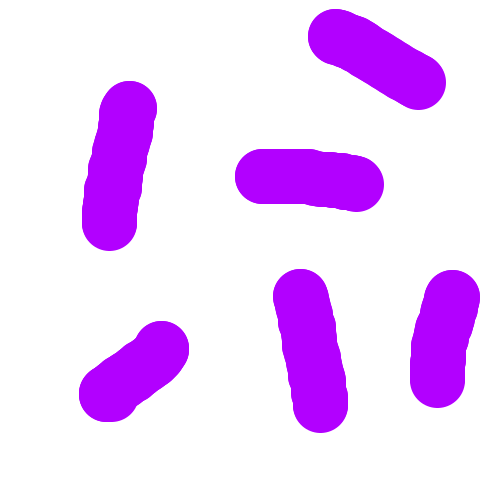
#> input picture motion_planning/map_1.bmp, 500 x 500 px, found by its file name
$ python RRT.py
#> lines starting #> are read from the running program, lines starting #| are printed output that depends on the picture; after the words box and inside, x2 and y2 are one past the last pixel; in counts of white or black regions, pixels touching at a corner belong together
#> further down, img is the input picture: shape (500, 500, 3); mean B, G, R 255, 207.6, 240.7
### motion_planning/motion_roadmap.py
#coding=utf-8
import cv2
import numpy as np
import motion_planning_toolbox as mpt
import math

class MotionRoadmap(object):
    def __init__(self, map_img):
        ## 初始化实例，需要输入一张 bmp 格式的地图
        self.map = map_img
        # 读取图像尺寸
        size = self.map.shape
#> size = (500, 500, 3)
        # 运动规划的起点
        self.point_strat = np.mat([0, 0])
        # 运动规划的终点
        self.point_goal = np.mat([size[0] - 1, size[1] - 1])
#> self.point_goal = [[499, 499]]

    # [64 lines left out: function prm_planning, not called in this run]

    def rrt_planning(self, **param):
        ''' 快速扩展随机树算法（RRT算法）。

        本函数可对 self.map 进行 RRT 规划并绘制图像。

        Args:
            **param: 关键字参数，用以配置规划参数
                     s: 搜索步长，默认20。int
                     t: 判断阈值，默认20。float
                     l: 尝试次数。默认20000。int
                     p: 绘制图像指令，缺省表示绘制，’None‘表示不绘制。string
        Return:
            本函数没有返回值，但会根据计算结果赋值（或定义）以下属性变量：
                self.rrt_tree: 所生成的rrt树。numpy.mat
                    数据含义: [[横坐标, 纵坐标, 父节点索引]]，其中第一个点为根，最后一个点为终点梢

        Raises:
            暂无明显的接口错误
        Example:
            mr = MotionRoadmap(img)
            mr.rrt_planning(s=25, t=30, l=15000, p='None')

        '''
        print('开始 RRT 路径规划，请等待...')
        # 关键字参数处理
        step_size = 20
        threshold = 20 # 距离阈值，小于此值将被视作同一个点，不可大于 step_size
        limit_try = 20000
        if 's' in param:
            step_size = param['s']
        if 't' in param:
            threshold = param['t']
        if 'l' in param:
            limit_try = param['l']
        if not ('p' in param):
            param['p'] = True
        # 地图灰度化
        image_gray = cv2.cvtColor(self.map, cv2.COLOR_BGR2GRAY)
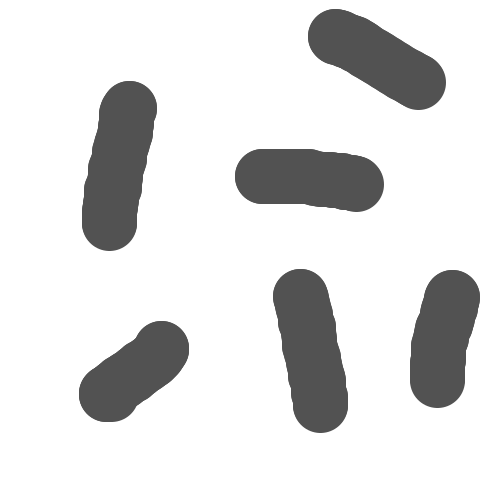
#> image_gray: shape (500, 500); min 82, max 255, mean 222.9
        # 地图二值化
        ret,img_binary = cv2.threshold(image_gray, 127, 255, cv2.THRESH_BINARY)
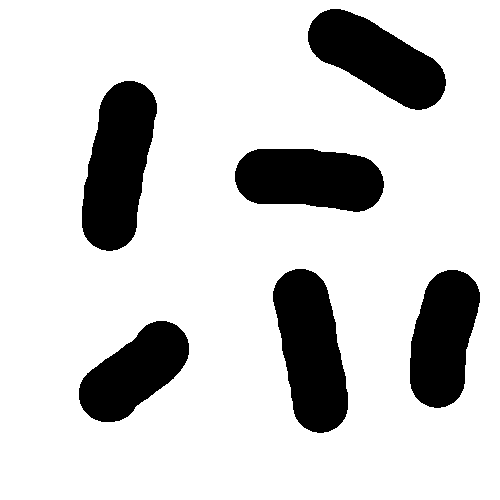
#> img_binary: shape (500, 500); 81.5% white; 6 black regions, box (x1, y1, x2, y2) and area: (82, 81, 157, 251) 8882, (273, 269, 348, 433) 8533, (308, 9, 446, 110) 7620, (235, 149, 384, 212) 7608, (410, 270, 480, 408) 7074, (79, 321, 189, 422) 6464
        # 初始化 RRT 树:[横坐标，纵坐标，父节点索引]
        rrt_tree = np.hstack((self.point_strat, [[0]]))
        # 初始化尝试次数
        num_try = 0
        # 成功标识
        path_found = False

        while num_try <= limit_try:
          ## 随机生长采样点
          if np.random.rand() < 0.5:
              # 在地图范围内随机采样一个像素
              sample = np.mat(np.random.randint(0, img_binary.shape[0] - 1, (1, 2)))
          else:
              sample = self.point_goal

          ## 选择rrt树中离采样点最近的点
          # 计算各点与采样点的距离
          mat_distance = mpt.straight_distance(rrt_tree[:, 0 : 2], sample)
          # 距离最小点的索引
          index_close = np.argmin(mat_distance, 0)[0, 0] #末尾索引用以取数值，否则为矩阵
          point_close = rrt_tree[index_close, 0 : 2]

          ## 从距离最小点向采样点移动 step_size 距离，并进行碰撞检测
          theta_dir = math.atan2(sample[0, 0] - point_close[0, 0], sample[0, 1] - point_close[0, 1])
          point_new = point_close + step_size * np.mat([math.sin(theta_dir), math.cos(theta_dir)])
          # 将坐标化为整数
          point_new = np.around(point_new)
          if not mpt.check_path(point_close, point_new, img_binary):
              num_try = num_try + 1
              continue

          ## 成功检测
          if mpt.straight_distance(point_new, self.point_goal) < threshold:
              path_found = True
              # 加入到rrt树
              point_new = np.hstack((point_new, [[index_close]]))
              rrt_tree = np.vstack((rrt_tree, point_new))
              break

          ## 计算rrt树中各点与新点的距离，如果均大于 threshold 的，则添加新点到rrt树
          mat_distance = mpt.straight_distance(rrt_tree[:, 0 : 2], point_new)
          if np.min(mat_distance, 0) < threshold:
              num_try = num_try + 1
              continue
          # 为新点加入父节点索引
          point_new = np.hstack((point_new, [[index_close]]))
          rrt_tree = np.vstack((rrt_tree, point_new))
#> after the loop, num_try = 815; path_found = True; rrt_tree = 184 rows, first 8: [0, 0, 0], [16, 13, 0], [32, 26, 1], [48, 39, 2], [64, 52, 3], [64, 72, 4], [80, 84, 5], [100, 82, 6]

        if path_found == True:
            print('规划成功！')
            self.rrt_tree = rrt_tree
#> self.rrt_tree has the same summary as rrt_tree
        else:
            print('没有找到解。')

        ## 根据关键字确定是否绘图
        if not(param['p'] == 'None'):
            if (path_found == True):
                print('准备画图。')
                print(self.rrt_tree)
#> (printed output is left out)
                mpt.tree_plot(self.map, self.rrt_tree)
                print("画图完成")
            else:
                print('没有找到解，无法绘图。')

    # [102 lines left out: function pf_planning, not called in this run]


# [13 lines that do not run on import are left out]


### motion_planning/motion_planning_toolbox.py
#coding=utf-8
import cv2
import numpy as np
import math

## 运动规划工具箱

# [6 lines left out: function maxmin_normalization, not called in this run]

def check_point(point, map_img):
    ## 点的碰撞检测工具
    point = np.mat(point)
    feasibility = True
    if (int(point[:, 0]) < map_img.shape[0] and
        int(point[:, 1]) < map_img.shape[1] and
        int(point[:, 0]) >= 0 and
        int(point[:, 1]) >= 0):
        if map_img[int(point[:, 1]), int(point[:, 0])] == 0:
            feasibility = False
    else:
        feasibility = False
    return feasibility

def check_path(point_current, point_other, map_img):
    ## 路径检查的采样点数，取路径横向与纵向长度的较大值，保证每个像素都能验证到
    step_length = max(abs(point_current[0, 0] - point_other[0, 0]),
                      abs(point_current[0, 1] - point_other[0, 1]))
    path_x = np.linspace(point_current[0, 0], point_other[0, 0], step_length + 1)
    path_y = np.linspace(point_current[0, 1], point_other[0, 1], step_length + 1)
    for i in range(int(step_length + 1)):
        if (not check_point([int(math.ceil(path_x[i])), int(math.ceil(path_y[i]))], map_img)):
            return False
    return True

def straight_distance(point_a, point_b):
    ## 直线距离计算工具，point_a可以是矩阵形式的点集，将返回一个矩阵，每行对应各点与point_b的直线距离
    distance = np.sqrt(np.sum(np.multiply(point_a - point_b, point_a - point_b), axis=1))
    return distance

# [85 lines left out: functions A_star_list, A_star_algorithm, A_star_plot, not called in this run]

def tree_plot(map_img, rrt_tree):
    ## 绘制树形图
    # 画点
    point_size = 5
    point_color = (0, 127, 0) # BGR
    thickness = 4
    # 将矩阵转化为数组并转为整型，再转化为元组，以供cv2使用
    vertex = np.around(np.array(rrt_tree)).astype(int)
#> vertex has the same summary as rrt_tree in rrt_planning
    vertex_tuple = tuple(map(tuple, vertex))
#> vertex_tuple = 184 items, first 6: (0, 0, 0), (16, 13, 0), (32, 26, 1), (48, 39, 2), (64, 52, 3), (64, 72, 4)
    # 画点画线
    for point in vertex_tuple:
        cv2.circle(map_img, point[0 : 2], point_size, point_color, thickness)
        if point[0] != 0:
            cv2.line(map_img, point[0 : 2], vertex_tuple[point[2]][0 : 2], (255,150,150), 2)
#> this loop made 184 passes
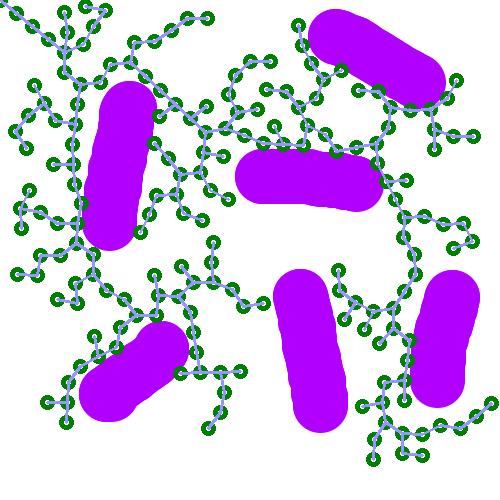
#> map_img: shape (500, 500, 3); mean B, G, R 231.3, 192.2, 212.8
    # 回溯绘制最优路径
    # 找到与目标点最近的点
    point_a_index = -1
    while point_a_index != 0:
        point_b_index = int(rrt_tree[point_a_index, 2])
        cv2.line(map_img,vertex_tuple[int(point_a_index)][0 : 2], vertex_tuple[int(point_b_index)][0 : 2],(0,0,255),4)
        point_a_index = point_b_index
#> this loop made 46 passes
#> (point_b_index, point_a_index) on passes 1 to 12: (182, 182), (181, 181), (176, 176), (132, 132), (113, 113), (101, 101), (96, 96), (95, 95), (87, 87), (84, 84), (83, 83), (82, 82)
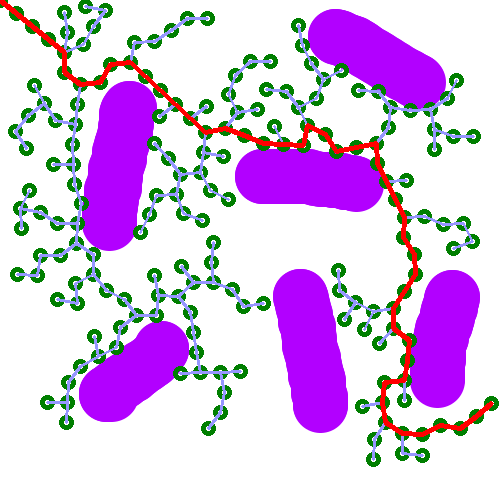
#> map_img: shape (500, 500, 3); 1.82% of pixels changed, all inside (x1, y1, x2, y2) = (0, 0, 494, 437)
    cv2.imshow("RRT", map_img)# 转为RGB显示
    cv2.waitKey()

# [22 lines left out: function potential_plot, not called in this run]


### motion_planning/RRT.py
#coding=utf-8
import cv2
import motion_roadmap as mr
import numpy as np

# 图像路径，将 USER_NAME 改为计算机用户名
image_path = "/home/lipi/PathPlanning/motion_planning/map_1.bmp"
# 利用cv2读取图像
img = cv2.imread(image_path)
# 当图像过大时，调整尺寸。建议对PRM或RRT: 500*500; 对人工势场法：100*100
img = cv2.resize(img,(500,500))

demo_1 = mr.MotionRoadmap(img)
# 设置起点和终点，为numpy.mat格式
# demo_1.point_start = np.mat([5, 5])
demo_1.point_goal = np.mat([495, 400])
demo_1.rrt_planning()
cv2.waitKey(0)
